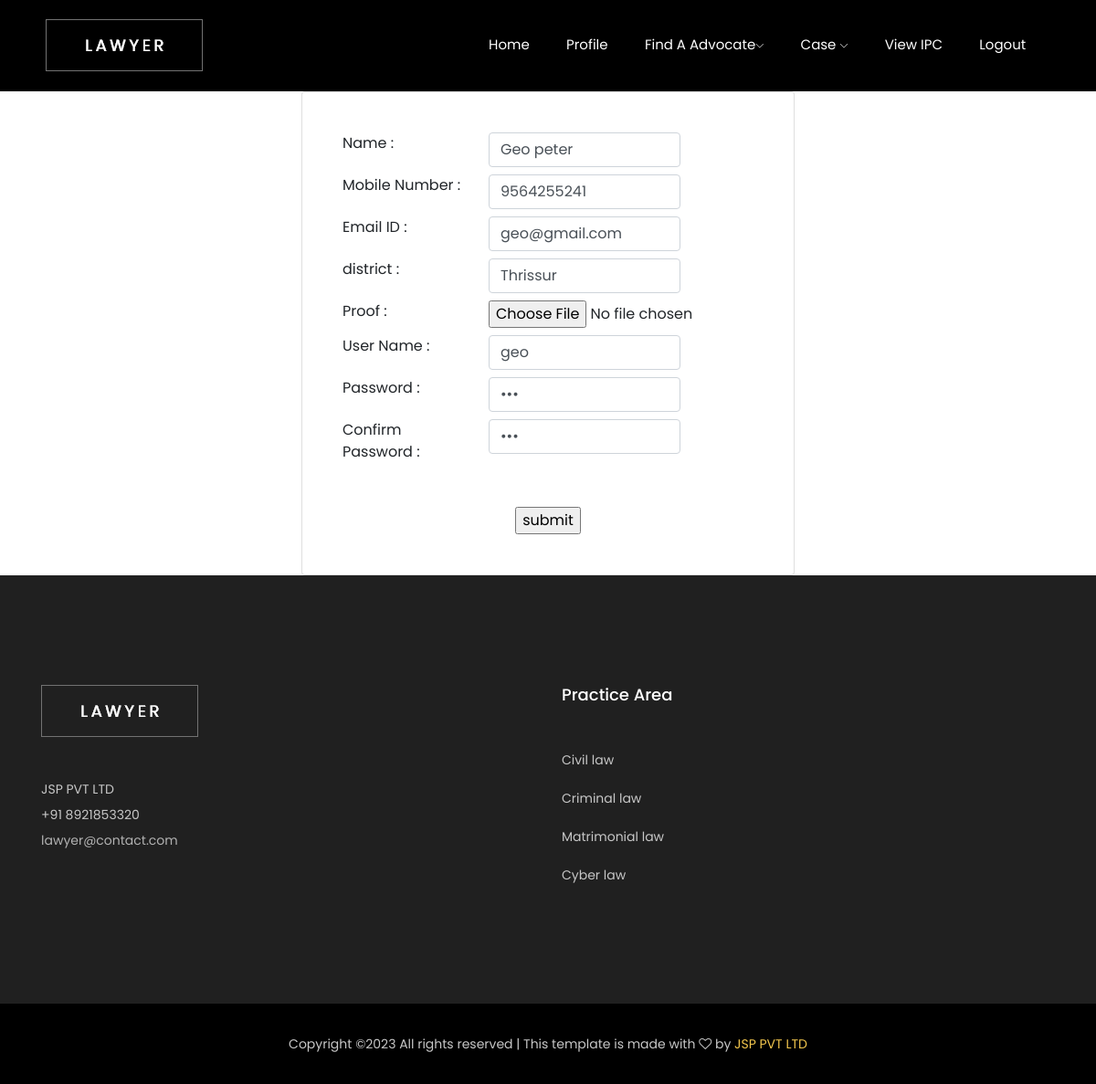
Screenshot of /usereditprofile/3/ with the database file from the repository.
### User_app/models.py (models this page shows)
class Userdb(models.Model):
    usrname = models.CharField(max_length=20,default='')
    mobilenumber  = models.IntegerField()
    emailid = models.CharField(max_length=20,default='')
    district = models.CharField(max_length=20,default='')
    image = models.ImageField(upload_to='Image',default='null.jpg')
    username = models.CharField(max_length=20,default='')
    password = models.CharField(max_length=20,default='')
    status = models.IntegerField(default=0)

### User_app/views.py (the view)
# urls.py: path('usereditprofile/<int:id>/',views.usereditprofile,name='usereditprofile'),
def usereditprofile(request,id):
    data = Userdb.objects.filter(id=id)
    return render(request,'usereditprofile.html',{'data':data})

### User_app/templates/usereditprofile.html (shortened to what this page needs)
{% extends 'userdashboard.html' %}
{% block content %}
<main class="d-flex w-100">
    <div class="container d-flex flex-column">
        <div class="row vh-100">
            <div class="col-sm-10 col-md-8 col-lg-6 mx-auto d-table h-100">
                <div class="d-table-cell align-middle">
                    <div class="card">
                        <div class="card-body">
                            <div class="m-sm-4">
                                {% for i in data %}
                                <form action="{% url 'userupdate' id=i.id %}" method="post"
                                    enctype="multipart/form-data" id="userdedpro">
                                    <div class="row mt-2">
                                        <div class="col-md-4"> Name : </div>
                                        <div class="col-md-6"><input type="text" class="form-control"
                                                value="{{i.usrname}}"  name=" usrname" id="" ></div>
                                    </div>
                                    <div class="row mt-2">
                                        <div class="col-md-4"> Mobile Number : </div>
                                        <div class="col-md-6"><input type="tel" class="form-control"
                                                value="{{i.mobilenumber}}" name=" mobilenumber" id=""></div>
                                    </div>
                                    <div class="row mt-2">
                                        <div class="col-md-4"> Email ID : </div>
                                        <div class="col-md-6"><input type="text" class="form-control"
                                                value="{{i.emailid}}" name="emailid" id=""></div>
                                    </div>
                                    <div class="row mt-2">
                                        <div class="col-md-4"> district : </div>
                                        <div class="col-md-6"><input type="text" class="form-control"
                                                value="{{i.district}}" name="district" id=""></div>
                                    </div>
                                    <div class="row mt-2">
                                        <div class="col-md-4"> Proof : </div>
                                        <div class="col-md-6"><input type="file" name="image"></div>
                                    </div>
                                    <div class="row mt-2">
                                        <div class="col-md-4"> User Name : </div>
                                        <div class="col-md-6"><input type="text" class="form-control"
                                                value="{{i.username}}" name="username" id=""></div>
                                    </div>
                                    <div class="row mt-2">
                                        <div class="col-md-4"> Password : </div>
                                        <div class="col-md-6"><input type="password" class="form-control"
                                                value="{{i.password}}" name="password" id="password"></div>
                                    </div>
                                    <div class="row mt-2">
                                        <div class="col-md-4"> Confirm Password : </div>
                                        <div class="col-md-6"><input type="password" class="form-control"
                                                value="{{i.password}}" name="cnpass" id=""></div>
                                    </div>
                                    <div class="text-center",>
                                        <div class="pt-5">
                                            <input type="submit" value="submit" placeholder="Submit">
                                        </div>
                                    </div>
                                </form>
                                {% endfor %}
                            </div>
                        </div>
                    </div>
                </div>
            </div>
        </div>
    </div>
</main>
{% endblock %}

### rows the page displays
Userdb: usrname "Geo peter", mobilenumber "9564255241", emailid "geo@gmail.com", district "Thrissur", username "geo"
